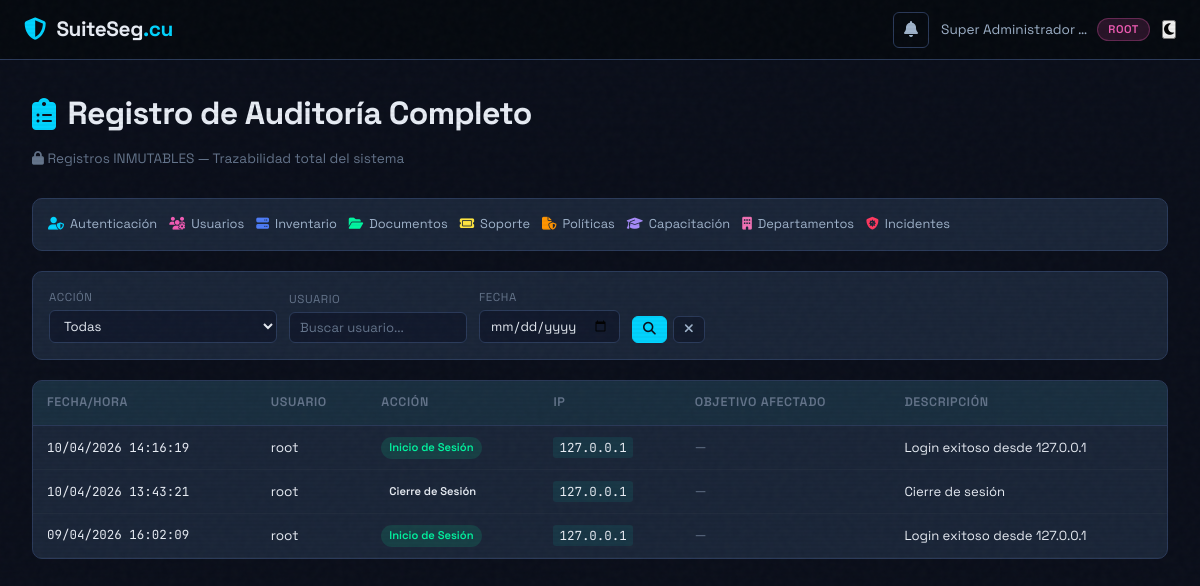
The page /auditoria/ (signed in) on the database its author committed.
### core/models.py (models this page shows, shortened)
class Perfil(models.Model):
    ROLES = [
        ('root', 'Super Administrador (Root)'),
        ('admin_red', 'Administrador de Red'),
        ('seguridad', 'Responsable de Seguridad Informática'),
        ('usuario', 'Usuario Normal'),
    ]
    user = models.OneToOneField(
        User,
        on_delete=models.CASCADE,
        related_name='perfil',
        verbose_name='Usuario asociado'
    )
    nombre_completo = models.CharField(
        max_length=200,
        verbose_name='Nombre completo'
    )
    cargo = models.CharField(
        max_length=150,
        verbose_name='Cargo',
        help_text='Ej: Especialista en Redes, Director, etc.'
    )
    departamento = models.ForeignKey(
        Departamento,
        on_delete=models.SET_NULL,
        null=True,
        blank=True,
        verbose_name='Departamento'
    )
    rol = models.CharField(
        max_length=20,
        choices=ROLES,
        default='usuario',
        verbose_name='Rol en el sistema'
    )
    telefono = models.CharField(
        max_length=20,
        blank=True,
        verbose_name='Teléfono'
    )
    fecha_ultimo_cambio_password = models.DateTimeField(
        null=True, blank=True,
        verbose_name='Fecha del último cambio de contraseña',
        help_text='Se actualiza automáticamente al cambiar la contraseña'
    )
    dias_expiracion_password = models.PositiveIntegerField(
        default=90,
        verbose_name='Días para expiración de contraseña',
        help_text='Días después de los cuales se obliga a cambiar (0=sin expiración)'
    )
    intentos_fallidos_login = models.PositiveIntegerField(
        default=0,
        verbose_name='Intentos fallidos de login consecutivos'
    )
    bloqueado_hasta = models.DateTimeField(
        null=True, blank=True,
        verbose_name='Bloqueado hasta (por intentos fallidos)'
    )
    secret_2fa = models.CharField(
        max_length=100, blank=True,
        verbose_name='Clave secreta TOTP (2FA)',
        help_text='Generada automáticamente al activar 2FA'
    )
    activado_2fa = models.BooleanField(
        default=False,
        verbose_name='Autenticación de dos factores activa'
    )
    fecha_actualizacion = models.DateTimeField(auto_now=True)
    fecha_creacion = models.DateTimeField(auto_now_add=True)
    class Meta:
        verbose_name = 'Perfil de usuario'
        verbose_name_plural = 'Perfiles de usuario'
        permissions = [
            ('puede_gestionar_usuarios', 'Puede gestionar usuarios del sistema'),
            ('puede_gestionar_inventario', 'Puede gestionar inventario de equipos'),
            ('puede_ver_admin', 'Puede ver paneles administrativos'),
        ]
    @property
    def es_admin(self):
        return self.rol in ['root', 'admin_red', 'seguridad']

class RegistroAuditoria(models.Model):
    ACCIONES = [
        ('login', 'Inicio de Sesión'),
        ('logout', 'Cierre de Sesión'),
        ('login_fallo', 'Login Fallido'),
        ('cuenta_bloqueada', 'Cuenta Bloqueada'),
        ('password_expirada', 'Contraseña Expirada'),
        ('cambiar_password', 'Cambio de Contraseña'),
        ('2fa_activada', '2FA Activada'),
        ('2fa_desactivada', '2FA Desactivada'),
        ('registro_usuario', 'Registro de Usuario'),
        ('cambiar_rol', 'Cambio de Rol'),
        ('activar_usuario', 'Activar/Desactivar Usuario'),
        ('eliminar_usuario', 'Eliminación de Usuario'),
        ('subir_documento', 'Subida de Documento'),
        ('eliminar_documento', 'Eliminación de Documento'),
        ('cambio_hardware', 'Modificación de Hardware'),
        ('creacion_hardware', 'Registro de Hardware'),
        ('eliminacion_hardware', 'Eliminación de Hardware'),
        ('crear_ticket', 'Creación de Ticket'),
        ('eliminar_ticket', 'Eliminación de Ticket'),
        ('crear_politica', 'Creación de Política'),
        ('editar_politica', 'Actualización de Política'),
        ('eliminar_politica', 'Eliminación de Política'),
        ('crear_curso', 'Creación de Curso'),
        ('eliminar_curso', 'Eliminación de Curso'),
        ('aprobacion_curso', 'Aprobación de Curso'),
        ('crear_departamento', 'Creación de Departamento'),
        ('editar_departamento', 'Edición de Departamento'),
        ('eliminar_departamento', 'Eliminación de Departamento'),
        ('crear_incidente', 'Registro de Incidente'),
        ('editar_incidente', 'Actualización de Incidente'),
        ('eliminar_incidente', 'Eliminación de Incidente'),
    ]
    usuario = models.ForeignKey(
        User, on_delete=models.SET_NULL, null=True,
        related_name='registros_auditoria',
        verbose_name='Usuario que ejecutó la acción'
    )
    accion = models.CharField(
        max_length=30, choices=ACCIONES,
        verbose_name='Tipo de acción'
    )
    modelo = models.CharField(
        max_length=100, blank=True,
        verbose_name='Modelo afectado'
    )
    objeto_id = models.CharField(
        max_length=100, blank=True,
        verbose_name='ID del objeto'
    )
    descripcion = models.TextField(
        verbose_name='Descripción de la acción'
    )
    direccion_ip = models.CharField(
        max_length=45, default='0.0.0.0',
        verbose_name='Dirección IP'
    )
    datos_anterior = models.TextField(
        blank=True, null=True,
        verbose_name='Estado anterior (JSON)',
        help_text='Valores del objeto antes de la modificación'
    )
    datos_nuevo = models.TextField(
        blank=True, null=True,
        verbose_name='Estado nuevo (JSON)',
        help_text='Valores del objeto después de la modificación'
    )
    fecha = models.DateTimeField(auto_now_add=True, verbose_name='Fecha y hora')
    class Meta:
        verbose_name = 'Registro de auditoría'
        verbose_name_plural = 'Registros de auditoría'
        ordering = ['-fecha']
        managed = False

### core/views.py (the view)
# urls.py: path('auditoria/', views.vista_auditoria, name='auditoria'),
@admin_requerido
def vista_auditoria(request):
    registros = RegistroAuditoria.objects.select_related('usuario').all()[:200]
    filtro_accion = request.GET.get('accion', '')
    filtro_usuario = request.GET.get('usuario', '')
    filtro_fecha = request.GET.get('fecha', '')
    if filtro_accion:
        registros = registros.filter(accion=filtro_accion)
    if filtro_usuario:
        registros = registros.filter(usuario__username__icontains=filtro_usuario)
    if filtro_fecha:
        registros = registros.filter(fecha__date=filtro_fecha)
    return render(request, 'auditoria.html', {
        'registros': registros,
        'acciones': RegistroAuditoria.ACCIONES,
        'filtro_accion': filtro_accion,
        'filtro_usuario': filtro_usuario,
        'filtro_fecha': filtro_fecha,
    })

### core/context_processors.py (called while the page is built)
def notificaciones_no_leidas(request):
    if request.user.is_authenticated and hasattr(request.user, 'perfil'):
        from .models import Notificacion
        count = Notificacion.objects.filter(destinatario=request.user, leida=False).count()
        return {'notifs_count': count}
    return {'notifs_count': 0}

def dias_expiracion_password(request):
    if request.user.is_authenticated and hasattr(request.user, 'perfil'):
        perfil = request.user.perfil
        if (perfil.fecha_ultimo_cambio_password
            and perfil.dias_expiracion_password > 0
            and perfil.rol != 'root'):
            delta = (perfil.fecha_ultimo_cambio_password +
                     timedelta(days=perfil.dias_expiracion_password) - timezone.now())
            return {'password_dias_restantes': delta.days}
    return {'password_dias_restantes': None}

### templates/auditoria.html (shortened to what this page needs)
{% extends 'base.html' %}
{% block contenido %}
<div class="admin-page">
    <div class="page-header">
        <h1><i class="fas fa-clipboard-list"></i> Registro de Auditoría Completo</h1>
        <p style="color:var(--text-muted);font-size:0.85rem;">
            <i class="fas fa-lock"></i> Registros INMUTABLES — Trazabilidad total del sistema
        </p>
    </div>
    <div style="display: flex; flex-wrap: wrap; gap: 12px; margin-bottom: 20px; padding: 15px; background: var(--bg-card); border: 1px solid var(--border-color); border-radius: 10px;">
        <div style="display: flex; align-items: center; gap: 6px; font-size: 0.8rem; color: var(--text-secondary);"><i class="fas fa-user-shield" style="color: var(--accent-cyan);"></i> Autenticación</div>
        <div style="display: flex; align-items: center; gap: 6px; font-size: 0.8rem; color: var(--text-secondary);"><i class="fas fa-users-gear" style="color: var(--accent-magenta);"></i> Usuarios</div>
        <div style="display: flex; align-items: center; gap: 6px; font-size: 0.8rem; color: var(--text-secondary);"><i class="fas fa-server" style="color: var(--accent-blue);"></i> Inventario</div>
        <div style="display: flex; align-items: center; gap: 6px; font-size: 0.8rem; color: var(--text-secondary);"><i class="fas fa-folder-open" style="color: var(--accent-green);"></i> Documentos</div>
        <div style="display: flex; align-items: center; gap: 6px; font-size: 0.8rem; color: var(--text-secondary);"><i class="fas fa-ticket" style="color: var(--accent-yellow);"></i> Soporte</div>
        <div style="display: flex; align-items: center; gap: 6px; font-size: 0.8rem; color: var(--text-secondary);"><i class="fas fa-file-shield" style="color: var(--accent-orange);"></i> Políticas</div>
        <div style="display: flex; align-items: center; gap: 6px; font-size: 0.8rem; color: var(--text-secondary);"><i class="fas fa-graduation-cap" style="color: #a78bfa;"></i> Capacitación</div>
        <div style="display: flex; align-items: center; gap: 6px; font-size: 0.8rem; color: var(--text-secondary);"><i class="fas fa-building" style="color: #f472b6;"></i> Departamentos</div>
        <div style="display: flex; align-items: center; gap: 6px; font-size: 0.8rem; color: var(--text-secondary);"><i class="fas fa-shield-virus" style="color: var(--accent-red);"></i> Incidentes</div>
    </div>
    <div class="filters-bar">
        <form method="get" class="filters-form">
            <div class="filter-group">
                <label>Acción</label>
                <select name="accion" class="input-field input-sm">
                    <option value="">Todas</option>
                </select>
            </div>
            <div class="filter-group">
                <label>Usuario</label>
                <input type="text" name="usuario" class="input-field input-sm" placeholder="Buscar usuario..." value="{{ filtro_usuario }}">
            </div>
            <div class="filter-group">
                <label>Fecha</label>
                <input type="date" name="fecha" class="input-field input-sm" value="{{ filtro_fecha }}">
            </div>
            <div class="filter-actions">
                <button type="submit" class="btn-sm btn-primary"><i class="fas fa-search"></i></button>
                <a href="{% url 'auditoria' %}" class="btn-sm btn-outline"><i class="fas fa-times"></i></a>
            </div>
        </form>
    </div>
    <div class="table-container">
        <table class="data-table">
            <thead>
                <tr>
                    <th>Fecha/Hora</th>
                    <th>Usuario</th>
                    <th>Acción</th>
                    <th>IP</th>
                    <th>Objetivo Afectado</th>
                    <th>Descripción</th>
                </tr>
            </thead>
            <tbody>
                {% for r in registros %}
                <tr class="table-row-hover">
                    <td style="font-family:var(--font-mono);font-size:0.78rem;white-space:nowrap;">{{ r.fecha|date:"d/m/Y H:i:s" }}</td>
                    <td>{{ r.usuario.username|default:"Sistema" }}</td>
                    <td>
                        <span class="badge
                            {% if 'fallido' in r.accion or 'bloqueada' in r.accion or 'expirada' in r.accion or 'eliminar' in r.accion %}badge-red
                            {% elif 'login' in r.accion or '2fa' in r.accion or 'registro' in r.accion or 'crear' in r.accion %}badge-green
                            {% elif 'editar' in r.accion or 'actualizacion' in r.accion or 'cambio' in r.accion %}badge-blue
                            {% elif 'politic' in r.accion %}badge-orange
                            {% elif 'incidente' in r.accion %}badge-red
                            {% elif 'curso' in r.accion or 'aprobacion' in r.accion %}badge-blue
                            else %}badge-green
                            {% endif %}">{{ r.get_accion_display }}</span>
                    </td>
                    <td><code style="font-size:0.78rem;">{{ r.direccion_ip|default:"—" }}</code></td>
                    <td style="font-size:0.8rem;">
                        {% if r.objeto_tipo %}
                            <span style="color:var(--text-muted);font-size:0.7rem;">[{{ r.objeto_tipo }}]</span>
                            {% if r.objeto_id %} #{{ r.objeto_id }}{% endif %}
                        {% else %}
                            <span style="color:var(--text-muted);">—</span>
                        {% endif %}
                    </td>
                    <td style="font-size:0.82rem;max-width:300px;">{{ r.descripcion }}</td>
                </tr>
                {% empty %}
                <tr><td colspan="6" class="empty-text">No hay registros de auditoría para los filtros seleccionados.</td></tr>
                {% endfor %}
            </tbody>
        </table>
    </div>
</div>
{% endblock %}

### templates/base.html (shortened to what this page needs)
{% load static %}
<!DOCTYPE html>
<html lang="es">
<head>
    <link rel="stylesheet" href="https://cdnjs.cloudflare.com/ajax/libs/font-awesome/6.7.2/css/all.min.css"
 />
    <link rel="stylesheet" href="{% static 'css/main.css' %}">
</head>
<body>
    <nav class="navbar" role="navigation" aria-label="Barra de navegación principal">
<div class="navbar-left">
    <a href="/" class="navbar-brand" id="sidebarToggleBtn" onclick="toggleSidebar(event)" aria-label="Ir al inicio">
        <i class="fas fa-shield-alt"></i>
        <span class="brand-text">SuiteSeg<span class="accent">.cu</span></span>
    </a>
</div>
        <div class="navbar-right">
            {% if user.is_authenticated %}
                <div class="notif-wrapper">
                    <button class="notif-btn" onclick="toggleNotifPanel()" aria-label="Notificaciones" title="Notificaciones">
                        <i class="fas fa-bell"></i>
                    </button>
                </div>
                <div class="user-menu">
                    <span class="user-name">{{ user.perfil.nombre_completo|truncatewords:2 }}</span>
                    <span class="user-role badge-role badge-{{ user.perfil.rol }}">
                        {% if user.perfil.rol == 'root' %}ROOT
                        {% elif user.perfil.rol == 'admin_red' %}Admin Red
                        {% elif user.perfil.rol == 'seguridad' %}Seguridad
                        {% else %}Usuario
                        {% endif %}
                    </span>
                </div>
                <button id="themeToggle" class="theme-toggle-btn" aria-label="Cambiar tema" title="Cambiar tema">
                    <i class="fas fa-moon"></i>
                </button>
            {% endif %}
        </div>
    </nav>
    <div class="main-layout">
        <main class="main-content {% if not user.is_authenticated %}full-width{% endif %}" role="main">
            {% block contenido %}{% endblock %}
        </main>
    </div>
</body>
</html>

### templates/base.html (style rules this page uses)
:root { --bg-primary: #0a0e1a; --bg-secondary: #141b2b; --bg-card: #1a2538; --text-primary: #e8edf5; --text-secondary: #a0b4cc; --accent-cyan: #00d4ff; --accent-blue: #4d7cf7; --border-color: #2a3a5a; --shadow-color: rgba(0,0,0,0.5); }
body { background: var(--bg-primary); color: var(--text-primary); transition: background 0.3s, color 0.3s; }

### rows shown on the page
RegistroAuditoria: fecha "10/04/2026 14:16:19", usuario.username "root", accion "Inicio de Sesión", direccion_ip "127.0.0.1", descripcion "Login exitoso desde 127.0.0.1"
RegistroAuditoria: fecha "10/04/2026 13:43:21", usuario.username "root", accion "Cierre de Sesión", direccion_ip "127.0.0.1", descripcion "Cierre de sesión"
RegistroAuditoria: fecha "09/04/2026 16:02:09", usuario.username "root", accion "Inicio de Sesión", direccion_ip "127.0.0.1", descripcion "Login exitoso desde 127.0.0.1"

### other values the page prints
{{ user.perfil.nombre_completo|truncatewords:2 }} "Super Administrador …"
